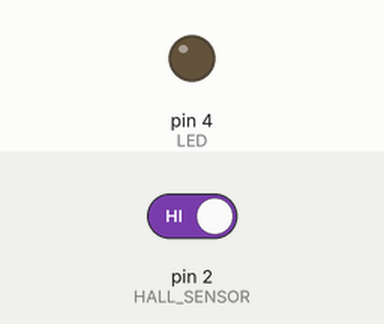
The sketch below on a simulated Arduino Uno, built with avr-gcc and run on an emulated ATmega328P. Shown: output pins drawn as LEDs (lit = HIGH). Inputs (shaded band) come from the test bench; at power-on: pin 2 (HALL_SENSOR) HIGH.

Above: at 1.2 s.
1.3 s: pin 2 (HALL_SENSOR) driven LOW
At 2.5 s:
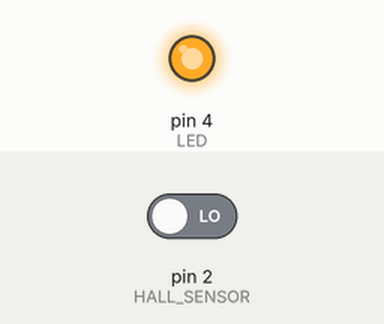
2.8 s: pin 2 (HALL_SENSOR) driven HIGH
At 3.7 s:
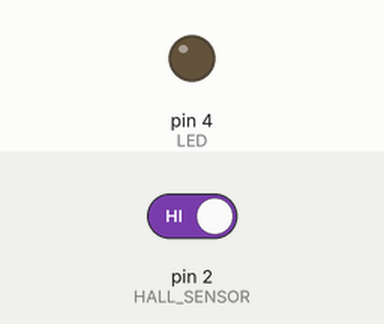
Timing chart, 0 to 5.8 s (numbered marks = the images above; inputs shaded):
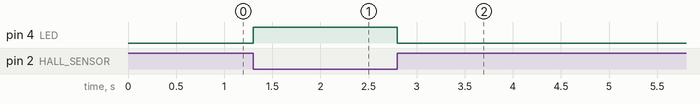

The sketch:

Sensor_Hall_effect.ino
```cpp
/****************************************************************************/
//  Function: When a magnet whose south pole is facing up is approaching to
//            the onboard sensor, the LED will be turned on.Otherwise, the
//            LED will be turned off.
//  Hardware: Grove - Hall Sensor, Grove - LED
//  Arduino IDE: Arduino-1.0
//  Author:  FrankieChu
//  Date:    Jan 20,2013
//  Version: v1.0
//  by www.seeedstudio.com
//
//  This library is free software; you can redistribute it and/or
//  modify it under the terms of the GNU Lesser General Public
//  License as published by the Free Software Foundation; either
//  version 2.1 of the License, or (at your option) any later version.
//
//  This library is distributed in the hope that it will be useful,
//  but WITHOUT ANY WARRANTY; without even the implied warranty of
//  MERCHANTABILITY or FITNESS FOR A PARTICULAR PURPOSE.  See the GNU
//  Lesser General Public License for more details.
//
//  You should have received a copy of the GNU Lesser General Public
//  License along with this library; if not, write to the Free Software
//  Foundation, Inc., 51 Franklin St, Fifth Floor, Boston, MA 02110-1301 USA
//
/*macro definitions of magnetic pin and LED pin*/
#define HALL_SENSOR 2
#define LED 4//the Grove - LED is connected to D4 of Arduino

void setup()
{
    pinsInit();
}

void loop()
{
    if(isNearMagnet())//if the hall sensor is near the magnet?
    {
        turnOnLED();
    }
    else
    {
        turnOffLED();
    }
}
void pinsInit()
{
    pinMode(HALL_SENSOR, INPUT);
    pinMode(LED,OUTPUT);
}

/*If the hall sensor is near the magnet whose south pole is facing up, */
/*it will return ture, otherwise it will return false.              */
boolean isNearMagnet()
{
    int sensorValue = digitalRead(HALL_SENSOR);
    if(sensorValue == LOW)//if the sensor value is LOW?
    {
        return true;//yes,return ture
    }
    else
    {
        return false;//no,return false
    }
}
void turnOnLED()
{
    digitalWrite(LED,HIGH);
}
void turnOffLED()
{
    digitalWrite(LED,LOW);
}
```

Measured:
- after the input at 1.3 s, pin 4 (LED): LOW → HIGH at once
- after the input at 2.8 s, pin 4 (LED): HIGH → LOW at once
